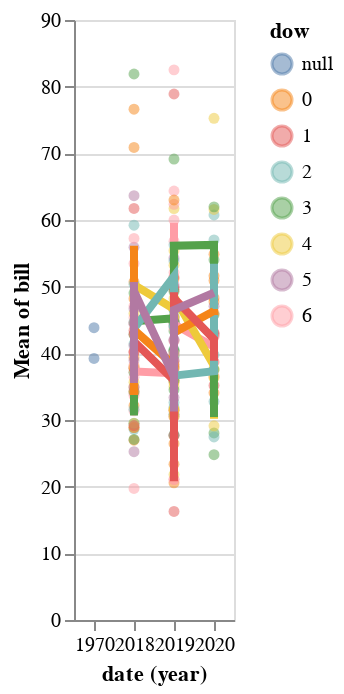

Notebook cell for this chart:
### Code cell
base = alt.Chart(o_df).mark_circle(opacity=0.5).transform_fold(
    fold=['0', '1', '2', '3', '4','5','6'],
    as_=['whatever', 'wahtever']
).encode(
    alt.X('year(date):O'),
    alt.Y('mean(bill):Q'),
    alt.Color('dow:N'),
    tooltip=('restaurant','mean(bill)','date','items')

)

base + base.transform_loess('date', 'bill', groupby=['dow']).mark_line(size=4)

### Figure 1 — Vega-Lite specification as saved in the notebook (floating-point values rounded to 4 significant figures; data arrays with more than 128 entries replaced by an {"elided": "..."} marker saying what was removed)
{"config": {"view": {"continuousWidth": 400, "continuousHeight": 300}}, "layer": [{"mark": {"type": "circle", "opacity": 0.5}, "encoding": {"color": {"type": "nominal", "field": "dow"}, "tooltip": [{"type": "nominal", "field": "restaurant"}, {"type": "quantitative", "aggregate": "mean", "field": "bill"}, {"type": "temporal", "field": "date"}, {"type": "nominal", "field": "items"}], "x": {"type": "ordinal", "field": "date", "timeUnit": "year"}, "y": {"type": "quantitative", "aggregate": "mean", "field": "bill"}}, "transform": [{"fold": ["0", "1", "2", "3", "4", "5", "6"], "as": ["whatever", "wahtever"]}]}, {"mark": {"type": "line", "size": 4}, "encoding": {"color": {"type": "nominal", "field": "dow"}, "tooltip": [{"type": "nominal", "field": "restaurant"}, {"type": "quantitative", "aggregate": "mean", "field": "bill"}, {"type": "temporal", "field": "date"}, {"type": "nominal", "field": "items"}], "x": {"type": "ordinal", "field": "date", "timeUnit": "year"}, "y": {"type": "quantitative", "aggregate": "mean", "field": "bill"}}, "transform": [{"fold": ["0", "1", "2", "3", "4", "5", "6"], "as": ["whatever", "wahtever"]}, {"loess": "bill", "on": "date", "groupby": ["dow"]}]}], "data": {"name": "data-a0c35d5308fe46d69bbc301be58eae02"}, "$schema": "https://vega.github.io/schema/vega-lite/v4.8.1.json", "datasets": {"data-a0c35d5308fe46d69bbc301be58eae02": {"elided": "182 records"}}}
